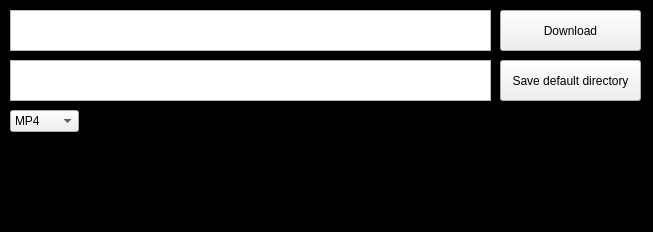
<?xml version="1.0" encoding="UTF-8"?>
<ui version="4.0">
 <class>MainWindow</class>
 <widget class="QMainWindow" name="MainWindow">
  <property name="geometry">
   <rect>
    <x>0</x>
    <y>0</y>
    <width>653</width>
    <height>232</height>
   </rect>
  </property>
  <property name="windowTitle">
   <string>MainWindow</string>
  </property>
  <property name="styleSheet">
   <string notr="true">QMainWindow{
background:rgb(0, 0, 0)
}</string>
  </property>
  <widget class="QWidget" name="centralwidget">
   <widget class="QPlainTextEdit" name="DownloadText">
    <property name="geometry">
     <rect>
      <x>10</x>
      <y>10</y>
      <width>481</width>
      <height>41</height>
     </rect>
    </property>
   </widget>
   <widget class="QPlainTextEdit" name="DirectoryText">
    <property name="geometry">
     <rect>
      <x>10</x>
      <y>60</y>
      <width>481</width>
      <height>41</height>
     </rect>
    </property>
   </widget>
   <widget class="QPushButton" name="DownloadButton">
    <property name="geometry">
     <rect>
      <x>500</x>
      <y>10</y>
      <width>141</width>
      <height>41</height>
     </rect>
    </property>
    <property name="text">
     <string>Download</string>
    </property>
   </widget>
   <widget class="QPushButton" name="DefaultDirectoryButton">
    <property name="geometry">
     <rect>
      <x>500</x>
      <y>60</y>
      <width>141</width>
      <height>41</height>
     </rect>
    </property>
    <property name="text">
     <string>Save default directory</string>
    </property>
   </widget>
   <widget class="QLabel" name="InfoLabel">
    <property name="geometry">
     <rect>
      <x>120</x>
      <y>110</y>
      <width>521</width>
      <height>101</height>
     </rect>
    </property>
    <property name="styleSheet">
     <string notr="true">color: white;</string>
    </property>
    <property name="text">
     <string/>
    </property>
   </widget>
   <widget class="QComboBox" name="Format">
    <property name="geometry">
     <rect>
      <x>10</x>
      <y>110</y>
      <width>69</width>
      <height>22</height>
     </rect>
    </property>
    <item>
     <property name="text">
      <string>MP4</string>
     </property>
    </item>
    <item>
     <property name="text">
      <string>MP3</string>
     </property>
    </item>
   </widget>
  </widget>
 </widget>
 <resources/>
 <connections/>
</ui>
